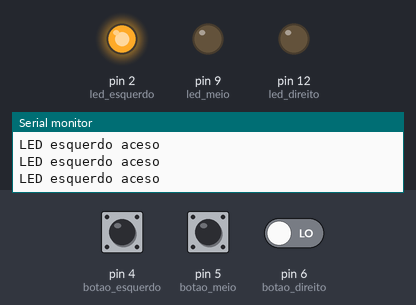
The program below on a simulated Arduino Mega 2560, built with avr-gcc and run on an emulated ATmega2560. Shown: output pins drawn as LEDs (lit = HIGH), the last lines printed to the serial monitor. The inputs (shaded band) are chosen by the test bench; at power-on: pin 4 (botao_esquerdo) HIGH, pin 5 (botao_meio) LOW, pin 6 (botao_direito) LOW.

Above: at 4.8 s.
4.9 s: pin 4 (botao_esquerdo) pulled LOW for 2.35 s
At 6.5 s:
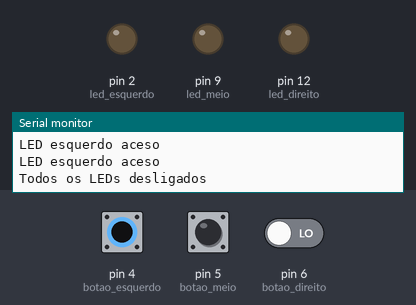
9.5 s: pin 5 (botao_meio) pulled HIGH for 2.35 s
At 10.8 s:
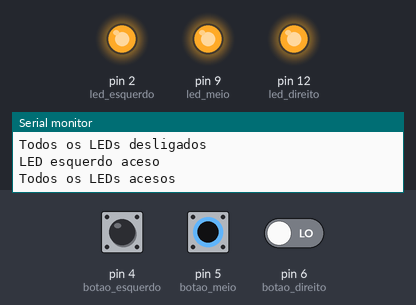
13.5 s: pin 4 (botao_esquerdo) driven LOW and pin 6 (botao_direito) driven HIGH
At 15.0 s:
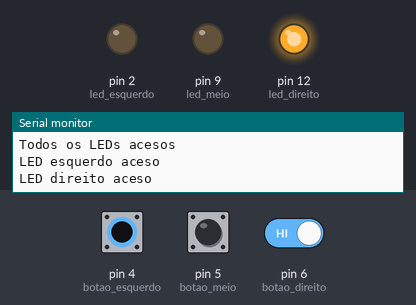
16.2 s: pin 4 (botao_esquerdo) driven HIGH
At 19.2 s:
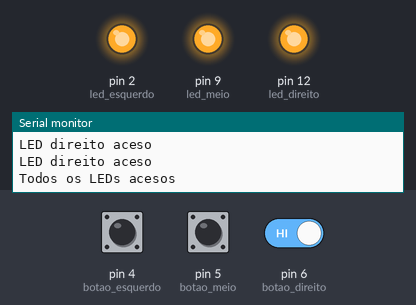
19.5 s: pin 4 (botao_esquerdo) driven LOW
At 20.8 s:
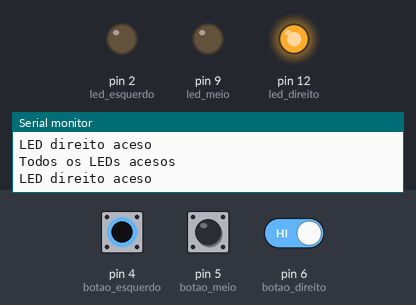
Timing chart, 0 to 22.5 s (numbered marks = the images above; inputs shaded):
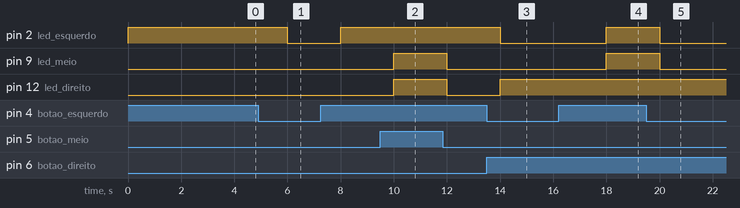

The program:

main.cpp
```cpp
#include <Arduino.h>

int BAUD_RATE = 9600;

//pinos dos botões
int botao_esquerdo = 4;
int botao_meio = 5;
int botao_direito = 6;

//pinos dos LEDs
int led_esquerdo = 2;
int led_meio = 9;
int led_direito = 12;

//variáveis de estado
int estado_esquerdo = 0;
int estado_meio = 0;
int estado_direito = 0;

//opção atual
int opcao = 0;

void setup() {
  Serial.begin(BAUD_RATE);

  //configuração dos LEDs
  pinMode(led_esquerdo, OUTPUT);
  pinMode(led_meio, OUTPUT);
  pinMode(led_direito, OUTPUT);

  //configuração dos botões
  pinMode(botao_esquerdo, INPUT);
  pinMode(botao_meio, INPUT);
  pinMode(botao_direito, INPUT);
}


//tudo desligado
void desligarTudo() {
  digitalWrite(led_esquerdo, LOW);
  digitalWrite(led_meio, LOW);
  digitalWrite(led_direito, LOW);
  Serial.println("Todos os LEDs desligados");
}

//LED esquerdo aceso
void soEsquerdo() {
  digitalWrite(led_esquerdo, HIGH);
  digitalWrite(led_meio, LOW);
  digitalWrite(led_direito, LOW);
  Serial.println("LED esquerdo aceso");
}

//LED direito aceso
void soDireito() {
  digitalWrite(led_esquerdo, LOW);
  digitalWrite(led_meio, LOW);
  digitalWrite(led_direito, HIGH);
  Serial.println("LED direito aceso");
}

//todos acesos
void tudoLigado() {
  digitalWrite(led_esquerdo, HIGH);
  digitalWrite(led_meio, HIGH);
  digitalWrite(led_direito, HIGH);
  Serial.println("Todos os LEDs acesos");
}

void loop() {
  estado_esquerdo = digitalRead(botao_esquerdo);
  estado_meio = digitalRead(botao_meio);
  estado_direito = digitalRead(botao_direito);

  if (!estado_esquerdo && !estado_meio && !estado_direito) {
    opcao = 0;  //nenhum
  }
  else if (estado_esquerdo && !estado_meio && !estado_direito) {
    opcao = 1;  //só esquerdo
  }
  else if (!estado_esquerdo && !estado_meio && estado_direito) {
    opcao = 2;  //só direito
  }
  else {
    opcao = 3;  //meio ou ambos
  }

  switch (opcao) {
    case 0:
      desligarTudo();
      break;
    case 1:
      soEsquerdo();
      break;
    case 2:
      soDireito();
      break;
    case 3:
      tudoLigado();
      break;
    default:
      Serial.println("Erro: opção inválida");
      desligarTudo();
      break;
  }
  delay(2000);
}
```

Measured:
- after the input at 4.9 s, pin 2 (led_esquerdo): HIGH → LOW after 1.1 s, → HIGH 2.0 s later
- after the input at 9.5 s, pin 9 (led_meio), pin 12 (led_direito): LOW → HIGH after 0.50 s, → LOW 2.0 s later
- after the input at 13.5 s, pin 2 (led_esquerdo): HIGH → LOW after 0.50 s; pin 12 (led_direito): LOW → HIGH after 0.50 s
- after the input at 16.2 s, pin 2 (led_esquerdo), pin 9 (led_meio): LOW → HIGH after 1.8 s
- after the input at 19.5 s, pin 2 (led_esquerdo), pin 9 (led_meio): HIGH → LOW after 0.50 s
